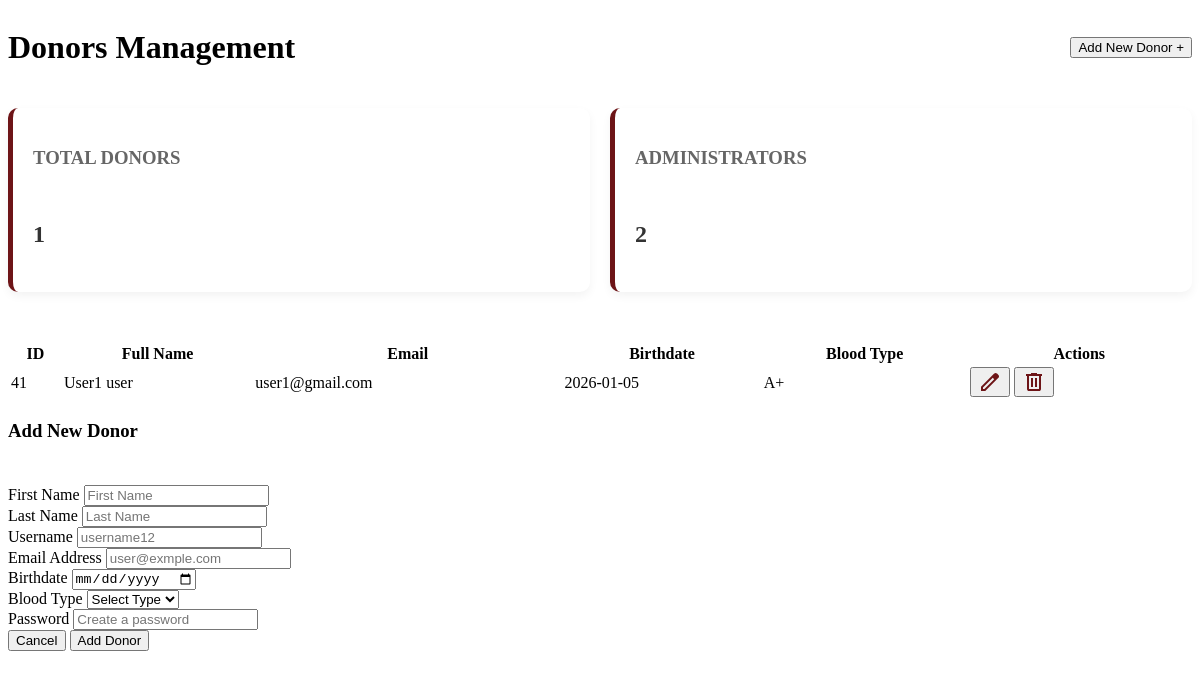
Before: /dashboard/dashboardPages/donors.php with the older database file.
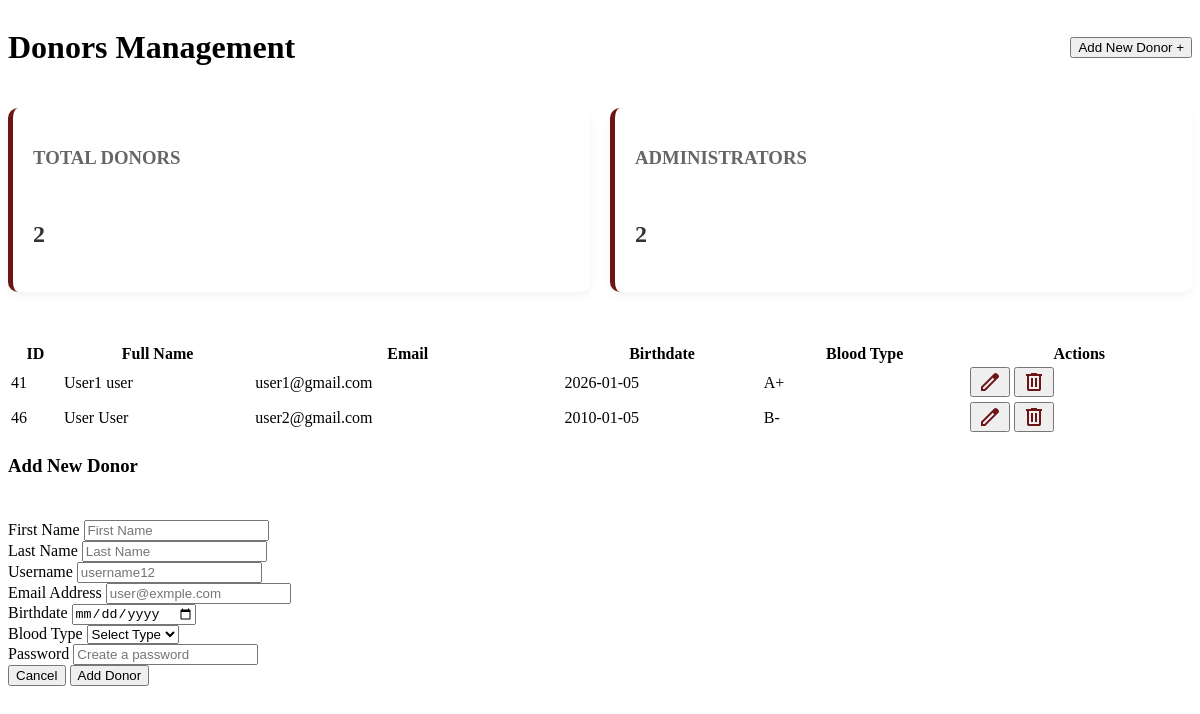
After: the same page with the newer database file.
### tables this page shows
CREATE TABLE `donors` (
  `id` int(11) NOT NULL,
  `first_name` varchar(50) DEFAULT NULL,
  `last_name` varchar(50) DEFAULT NULL,
  `birthdate` date DEFAULT NULL,
  `blood_group_id` int(11) NOT NULL
);

CREATE TABLE `users` (
  `id` int(11) NOT NULL,
  `username` varchar(255) NOT NULL,
  `email` varchar(100) NOT NULL,
  `password` varchar(255) NOT NULL,
  `role_id` int(11) NOT NULL
);

CREATE TABLE `blood_groups` (
  `id` int(11) NOT NULL,
  `group_name` varchar(5) NOT NULL
);

### config.php (called while the page is built)
<?php
class Database {
    private $host = 'localhost';
    private $dbname = 'blood_bank_management_system';
    private $username = 'root';
    private $password = '';
    private $conn;
    public function __construct() {
        try {
            $dsn = "mysql:host={$this->host};dbname={$this->dbname}";
            $this->conn = new PDO($dsn, $this->username, $this->password);
            $this->conn->setAttribute(PDO::ATTR_ERRMODE, PDO::ERRMODE_EXCEPTION);
        } catch(PDOException $e) {
            die("Connection failed: " . $e->getMessage());
        }
    }
    public function getConnection(): PDO {
        return $this->conn;
    }
}
?>

### crud/user/userLogic.php (called while the page is built, shortened)
<?php
class User {
    private $conn;
    public function __construct($db) {
        $this->conn = $db;
    }
    public function getAllDonors() {
    $query = "SELECT u.id, d.first_name, d.last_name, u.email, d.birthdate, bg.group_name as blood_group
            FROM users u
            JOIN donors d ON u.id = d.id
            Join blood_groups bg ON bg.id = d.blood_group_id";
    $stmt = $this->conn->prepare($query);
    $stmt->execute();
    return $stmt->fetchAll(PDO::FETCH_ASSOC);
}
public function countTotalDonors() {
    $sql = "SELECT COUNT(*) as total FROM users WHERE role_id = 2";
    $stmt = $this->conn->prepare($sql);
    $stmt->execute();
    $row = $stmt->fetch(PDO::FETCH_ASSOC);
    return $row['total'];
}
}
?>

### dashboard/dashboardPages/donors.php (the view, shortened to what the changed rows need)
<?php
include "../config.php";
include "../crud/user/userLogic.php";
 $db = new Database();
 $user = new User($db->getConnection());
?>
<div class="userContainer">
    <div class="headerSection">
        <h1>Donors Management</h1>
    </div>
    <div class="statsContainer">
        <div class="statCard">
            <h3>Total Donors</h3>
            <p> <?php echo $totalDonors = $user->countTotalDonors()?></p>
        </div>
    </div>
    <table class="styledTable">
        <thead>
            <tr>
                <th>ID</th>
                <th>Full Name</th>
                <th>Email</th>
                <th>Birthdate</th>
                <th>Blood Type</th>
                <th>Actions</th>
            </tr>
        </thead>
        <tbody>
            <?php
            $donors = $user->getAllDonors();
            if ($donors) {
                foreach ($donors as $donor) {
                    ?>
                    <tr>
                        <td><?php echo $donor['id']; ?></td>
                        <td><?php echo $donor['first_name'] . " " . $donor['last_name']; ?></td>
                        <td><?php echo $donor['email']; ?></td>
                        <td><?php echo $donor['birthdate']; ?></td>
                        <td><?php echo $donor['blood_group']; ?></td>
                        <td class="actionsColumn">
                            <button class="btn" onclick="openEditModal(<?php echo $donor['id']; ?>)"><img src="../images/svg/editIcon.svg" alt="Edit"></button>
                            <button class="btn" onclick="confirmDelete(<?php echo $donor['id']; ?>)"><img src="../images/svg/deleteIcon.svg" alt="Delete"></button>
                        </td>
                    </tr>
                    <?php
                }
            } else {
                echo "<tr><td colspan='6'>Nuk ka të dhëna në databazë.</td></tr>";
            }
            ?>
        </tbody>
    </table>
</div>

Changed rows visible on the page:
added donors: id "46", first_name "User", last_name "User", id.email "user2@gmail.com", birthdate "2010-01-05", blood_group.group_name "B-"
Other visible differences:
$totalDonors = $user->countTotalDonors(): "1" → "2"
